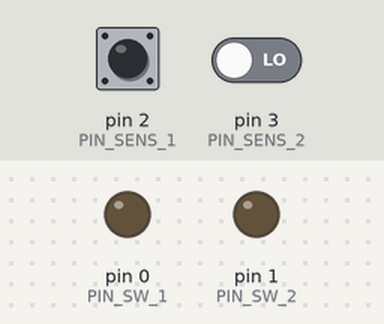
This sketch was run on a simulated Arduino Uno, built with avr-gcc and run on an emulated ATmega328P. Shown: output pins drawn as LEDs (lit = HIGH). The inputs (shaded band) are chosen by the test bench; at power-on: pin 2 (PIN_SENS_1) LOW, pin 3 (PIN_SENS_2) LOW.

Above: at 1.2 s.
1.3 s: pin 2 (PIN_SENS_1) driven HIGH
At 2.5 s:
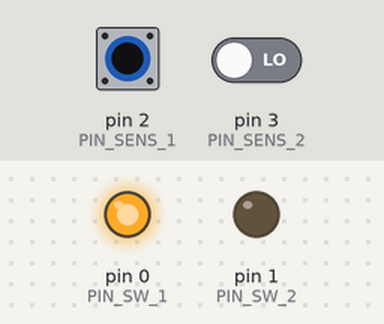
2.8 s: pin 3 (PIN_SENS_2) driven HIGH
At 3.9 s:
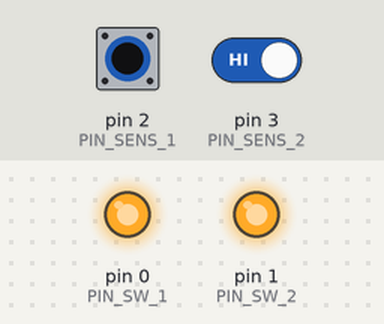
4.3 s: pin 2 (PIN_SENS_1) pulsed LOW 5 times (0.12 s each, 0.3 s apart)
At 6.8 s:
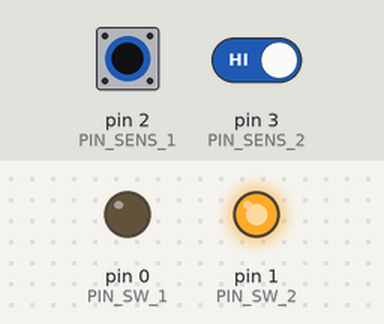
Timing chart, 0 to 8.3 s (numbered marks = the images above; inputs shaded):
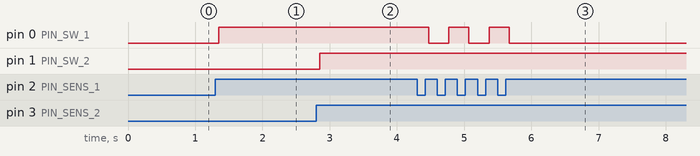

Measured:
- after the input at 1.3 s, pin 0 (PIN_SW_1): LOW → HIGH after 0.05 s
- after the input at 2.8 s, pin 1 (PIN_SW_2): LOW → HIGH after 0.05 s
- after the input at 4.3 s, pin 0 (PIN_SW_1): alternates HIGH for 0.30 s and LOW for 0.30 s, 5 changes in all, then stays LOW, starting after 0.17 s

The sketch:

Ikea_lamp.ino
```cpp
#define DEBUG false
#define BUTTONS_COUNT 2

const int SW_DELAY_MS = 50;

const int PIN_SENS_1 = 2;
const int PIN_SENS_2 = 3;

const int PIN_SW_1   = 0;
const int PIN_SW_2   = 1;

typedef struct _btn_state {
  int pin_sensor;
  int pin_switch;
  int  _stored;
  int  _switch;
  int  _switch_state;
  long _time;
} btn_state;

btn_state buttons[BUTTONS_COUNT] = {
  {PIN_SENS_1, PIN_SW_1, LOW, LOW, 0, millis()},
  {PIN_SENS_2, PIN_SW_2, LOW, LOW, 0, millis()}
};

void setup() {
  for (int i = 0; i < BUTTONS_COUNT; i++) {
    pinMode(buttons[i].pin_sensor, INPUT);
    pinMode(buttons[i].pin_switch  , OUTPUT);
  }

  if (DEBUG) {
    Serial.begin(9600);
    delay(1);
  }
}

void loop() {
  for (int i = 0; i < BUTTONS_COUNT; i++)
    button_check(buttons + i);
}

void button_check(btn_state* state) {

  int current = digitalRead(state->pin_sensor);
  /*
  Serial.print(state->pin_sensor);
  Serial.print(" = ");
  Serial.print(current, DEC);
  */

  if (state->_stored == LOW && current == HIGH) {
    long time_c = millis();
    print("pressed: ");
    println(time_c - state->_time);

    state->_time = time_c;
    state->_stored = current;
  }

  if (state->_stored == HIGH && current == HIGH) {
      long time_c = millis();
      if (state->_switch == 0 && time_c - state->_time > SW_DELAY_MS) {
          print("switching ON/OFF ");

          state->_switch_state = !state->_switch_state;
          state->_switch = 1;
      }
  }

  if (state->_stored == HIGH && current == LOW) {
    long time_c = millis();
    print("released: ");
    println(time_c - state->_time);

    state->_time = time_c;
    state->_stored = current;
    state->_switch = 0;
  }

  /*
  Serial.print(" | ");
  Serial.print(state->pin_switch);
  Serial.print(" = ");
  Serial.println(state->_switch_state, DEC);*/
  digitalWrite(state->pin_switch, state->_switch_state);
}

void print(char* s) {
  if (DEBUG) {
    Serial.print(s);
  }
}

void println(long i) {
  if (DEBUG) {
    Serial.println(i, DEC);
  }
}
```
